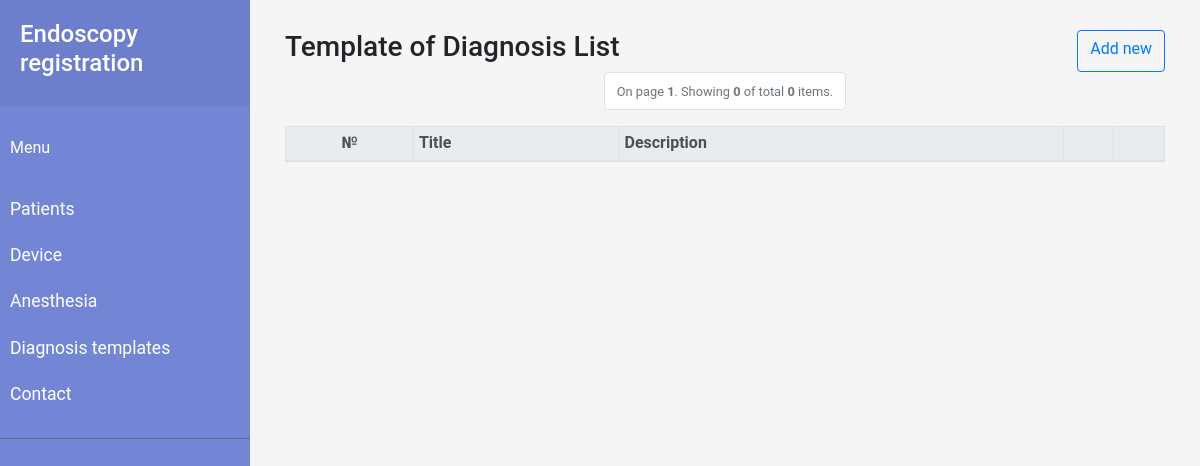
Page /templates/diagnosistemplate on the earlier database version.
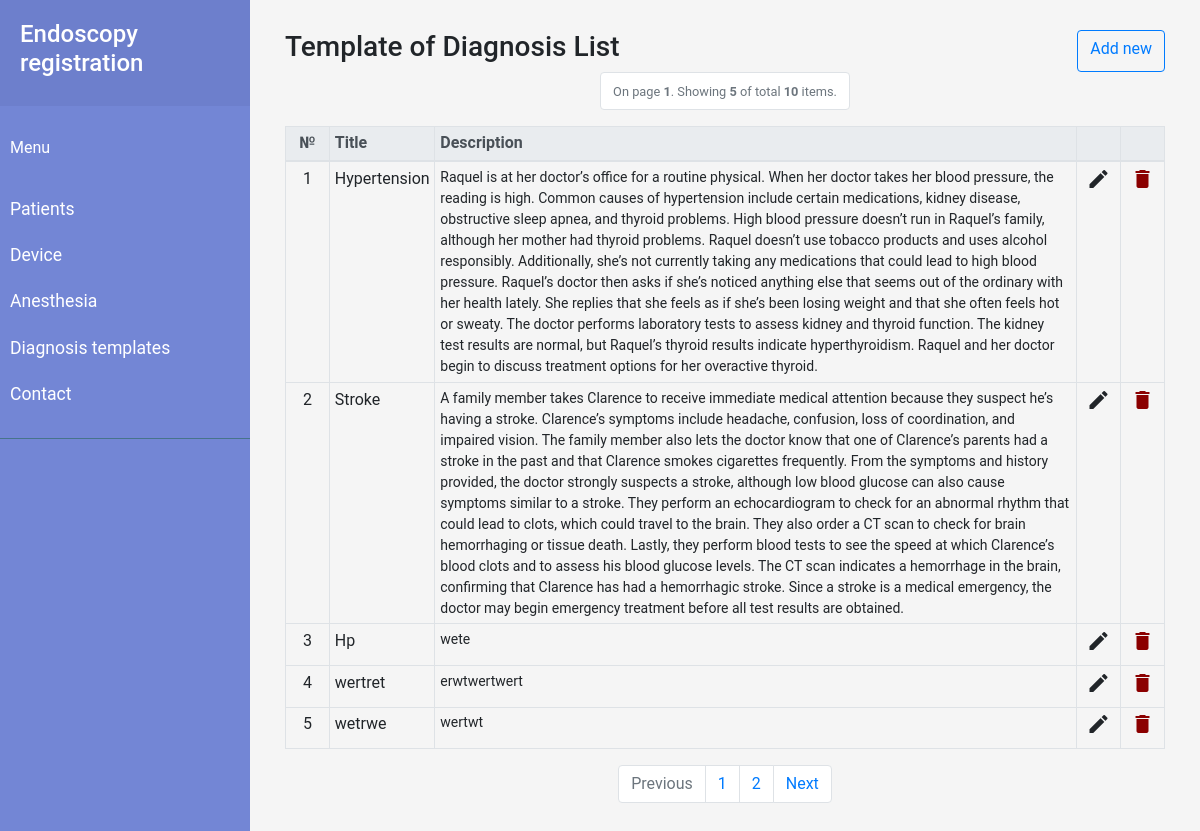
Same page on the later database version.
### endostemplates/models.py (models this page shows, shortened)
class TemplateDiagnosis(models.Model):
    title       = models.CharField(max_length=255, blank=False)
    diagnosis   = models.TextField(blank=False)

### endostemplates/views.py (the view)
# urls.py: path('diagnosistemplate', views.TemplateDiagnosisView.as_view(), name='diagnosistemplate_page'),
class TemplateDiagnosisView(generic.ListView):
    template_name = 'diagnosis_list.html'
    paginate_by = 5
    def get_queryset(self):
        return TemplateDiagnosis.objects.all()

### endostemplates/templates/diagnosis_list.html (shortened to what this page needs)
{% extends 'base.html' %}
{% block content_list %}
<div class="col-12">
<div style="display: flex; justify-content: space-between; margin-top: 10px;">
    <p class="h3"> Template of Diagnosis List </p>
    <a href="{% url 'endostemplates:diagnosistemplate_new' %}" class="btn btn-outline-primary"> Add new </a>
</div>
<nav aria-label="Page navigation example">
    <ul class="pagination justify-content-center pagination">
        <li class="page-item disabled">
            <a class="page-link" href="#" tabindex="-1"><small>On page <strong>{{ page_obj.number }}</strong>. Showing <strong>{{ page_obj.object_list.count }}</strong> of total <strong>{{ page_obj.paginator.count }}</strong> items.</small></a>
        </li>
    </ul>
</nav>
    <table class="table table-bordered table-sm">
      <thead class="thead-light">
        <tr>
          <th scope="col" class="text-center">№</th>
          <th scope="col">Title</th>
          <th scope="col">Description</th>
          <th></th>
          <th></th>
        </tr>
      </thead>
      <tbody>
    {% for instance in object_list %}
        <tr>
             <td class="text-center" style="width: 5%;">{{ forloop.counter0|add:page_obj.start_index }}</td>
             <td> <a href='{% url 'endostemplates:diagnosistemplate_update' instance.id %}'>{{ instance.title }}</a> </td>
             <td style="font-size: 14px;"> {{ instance.diagnosis }} </td>
             <td style="text-align: center; width: 5%;"> <a href="{% url 'endostemplates:diagnosistemplate_update' instance.id %}"><i class="material-icons">&#xE254;</i></a> </td>
             <td style="text-align: center; width: 5%;"> <a href="{% url 'endostemplates:diagnosistemplate_delete' instance.id %}" style="color: darkred"><i class="material-icons">&#xE872;</i></a> </td>
        </tr>
    {% endfor %}
      </tbody>
    </table>
{% if is_paginated %}
<nav aria-label="Page navigation example">
    <ul class="pagination justify-content-center pagination">
        {% if page_obj.has_previous %}
          <!-- If it ain't a search result display, don't append the search query
               to the URL. -->
          {% if not search %}
          <li class="page-item">
              <a class="page-link" href="{% url 'endostemplates:diagnosistemplate_page' %}?page={{ page_obj.previous_page_number }}" tabindex="-1">Previous</a>
          </li>
          {% else %}
          <!-- Append the searched query to the URL, so that on a search results page,
               the pagination don't revert to listing all the listview items. -->
            <li class="page-item">
              <a class="page-link" href="{% url 'endostemplates:diagnosistemplate_page' %}?{{search}}&page={{ page_obj.previous_page_number }}" tabindex="-1">Previous</a>
          </li>
          {% endif %}
        {% else %}
        <li class="page-item disabled">
            <a class="page-link" href="#" tabindex="-1">Previous</a>
        </li>
        {% endif %}
        {% for object in page_obj.paginator.page_range %}
            <li class="page-item"><a class="page-link" href="{% url 'endostemplates:diagnosistemplate_page' %}?page={{ forloop.counter }}">{{ forloop.counter }}</a></li>
        {% endfor %}
        {% if page_obj.has_next %}
          {% if not search %}
          <li class="page-item">
              <a class="page-link" href="{% url 'endostemplates:diagnosistemplate_page' %}?page={{ page_obj.next_page_number }}">Next</a>
          </li>
          {% else %}
            <li class="page-item">
              <a class="page-link" href="{% url 'endostemplates:diagnosistemplate_page' %}?{{search}}&page={{ page_obj.next_page_number }}">Next</a>
          </li>
          {% endif %}
        {% else %}
        <li class="page-item disabled">
            <a class="page-link" href="#">Next</a>
        </li>
        {% endif %}
    </ul>
</nav>
{% endif %}
</div>
{% endblock %}

Differences in the rows shown:
added TemplateDiagnosis: title "Hypertension", diagnosis "Raquel is at her doctor’s office for a routine physical. When her doctor takes her blood pressure, the reading is high. Common causes of hypertension include certain medications, kidney disease, obstructive sleep apnea, and thyroid problems. High blood pressure doesn’t run in Raquel’s family, although her mother had thyroid problems. Raquel doesn’t use tobacco products and uses alcohol responsibly. Additionally, she’s not currently taking any medications that could lead to high blood pressure. Raquel’s doctor then asks if she’s noticed anything else that seems out of the ordinary with her health lately. She replies that she feels as if she’s been losing weight and that she often feels hot…"
added TemplateDiagnosis: title "Stroke", diagnosis "A family member takes Clarence to receive immediate medical attention because they suspect he’s having a stroke. Clarence’s symptoms include headache, confusion, loss of coordination, and impaired vision. The family member also lets the doctor know that one of Clarence’s parents had a stroke in the past and that Clarence smokes cigarettes frequently. From the symptoms and history provided, the doctor strongly suspects a stroke, although low blood glucose can also cause symptoms similar to a stroke. They perform an echocardiogram to check for an abnormal rhythm that could lead to clots, which could travel to the brain. They also order a CT scan to check for brain hemorrhaging or tissue…"
added TemplateDiagnosis: title "Hp", diagnosis "wete"
added TemplateDiagnosis: title "wertret", diagnosis "erwtwertwert"
added TemplateDiagnosis: title "wetrwe", diagnosis "wertwt"
Other differences:
{{ page_obj.object_list.count }}: "0" → "5"
{{ page_obj.paginator.count }}: "0" → "10"
text now shown: "Previous Next"
new list line: "1"
new list line: "2"
